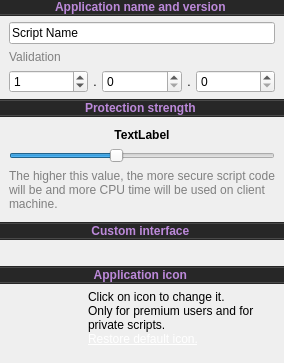
       <widget class="QWidget" name="widget_18" native="true">
        <layout class="QVBoxLayout" name="verticalLayout_8">
         <property name="leftMargin">
          <number>0</number>
         </property>
         <property name="topMargin">
          <number>0</number>
         </property>
         <property name="rightMargin">
          <number>0</number>
         </property>
         <property name="bottomMargin">
          <number>0</number>
         </property>
         <item>
          <widget class="QWidget" name="NameContainer" native="true">
           <property name="sizePolicy">
            <sizepolicy hsizetype="Preferred" vsizetype="Minimum">
             <horstretch>0</horstretch>
             <verstretch>0</verstretch>
            </sizepolicy>
           </property>
           <layout class="QVBoxLayout" name="verticalLayout_5">
            <property name="spacing">
             <number>0</number>
            </property>
            <property name="leftMargin">
             <number>0</number>
            </property>
            <property name="topMargin">
             <number>0</number>
            </property>
            <property name="rightMargin">
             <number>0</number>
            </property>
            <property name="bottomMargin">
             <number>0</number>
            </property>
            <item>
             <layout class="QHBoxLayout" name="horizontalLayout">
              <property name="topMargin">
               <number>0</number>
              </property>
              <item>
               <widget class="QLabel" name="NameLabel">
                <property name="sizePolicy">
                 <sizepolicy hsizetype="Preferred" vsizetype="Preferred">
                  <horstretch>0</horstretch>
                  <verstretch>0</verstretch>
                 </sizepolicy>
                </property>
                <property name="font">
                 <font>
                  <weight>75</weight>
                  <italic>false</italic>
                  <bold>true</bold>
                  <underline>false</underline>
                 </font>
                </property>
                <property name="toolTip">
                 <string>&lt;html&gt;&lt;head/&gt;&lt;body&gt;&lt;p style='width:500px'&gt;Name and version will be displayed in a window title inside compiled application or inside 'About' window if you are using custom interface. It is also used to identify your script on server.&lt;/p&gt;&lt;/body&gt;&lt;/html&gt;</string>
                </property>
                <property name="styleSheet">
                 <string notr="true">#NameLabel{background-color:#272727;color:#bc89da}</string>
                </property>
                <property name="text">
                 <string>&lt;html&gt;&lt;head/&gt;&lt;body&gt;&lt;p&gt;Application name and version &lt;img src=&quot;:/engine/images/info.png&quot;/&gt; &lt;/p&gt;&lt;/body&gt;&lt;/html&gt;</string>
                </property>
                <property name="alignment">
                 <set>Qt::AlignCenter</set>
                </property>
                <property name="margin">
                 <number>9</number>
                </property>
               </widget>
              </item>
             </layout>
            </item>
            <item>
             <widget class="QWidget" name="widget_3" native="true">
              <property name="minimumSize">
               <size>
                <width>0</width>
                <height>1</height>
               </size>
              </property>
              <property name="maximumSize">
               <size>
                <width>16777215</width>
                <height>1</height>
               </size>
              </property>
              <property name="styleSheet">
               <string notr="true">*{background-color:#494949}</string>
              </property>
             </widget>
            </item>
            <item>
             <widget class="QWidget" name="widget_16" native="true">
              <property name="minimumSize">
               <size>
                <width>0</width>
                <height>1</height>
               </size>
              </property>
              <property name="maximumSize">
               <size>
                <width>16777215</width>
                <height>1</height>
               </size>
              </property>
              <property name="styleSheet">
               <string notr="true">*{background-color:#262626}</string>
              </property>
             </widget>
            </item>
           </layout>
          </widget>
         </item>
         <item>
          <widget class="QWidget" name="widget_4" native="true">
           <layout class="QVBoxLayout" name="verticalLayout_6">
            <property name="spacing">
             <number>6</number>
            </property>
            <property name="topMargin">
             <number>0</number>
            </property>
            <property name="bottomMargin">
             <number>0</number>
            </property>
            <item>
             <widget class="QLineEdit" name="lineEdit">
              <property name="maximumSize">
               <size>
                <width>16777215</width>
                <height>16777215</height>
               </size>
              </property>
              <property name="styleSheet">
               <string notr="true"/>
              </property>
              <property name="text">
               <string notr="true">Script Name</string>
              </property>
             </widget>
            </item>
            <item>
             <widget class="QLabel" name="NameValidation">
              <property name="styleSheet">
               <string notr="true">*{color:gray}</string>
              </property>
              <property name="text">
               <string>Validation</string>
              </property>
              <property name="wordWrap">
               <bool>true</bool>
              </property>
             </widget>
            </item>
           </layout>
          </widget>
         </item>
         <item>
          <widget class="QWidget" name="widget" native="true">
           <layout class="QVBoxLayout" name="verticalLayout">
            <property name="spacing">
             <number>0</number>
            </property>
            <property name="topMargin">
             <number>0</number>
            </property>
            <property name="bottomMargin">
             <number>0</number>
            </property>
            <item>
             <layout class="QHBoxLayout" name="horizontalLayout_3">
              <property name="spacing">
               <number>5</number>
              </property>
              <item>
               <widget class="QSpinBox" name="spinBox">
                <property name="minimumSize">
                 <size>
                  <width>50</width>
                  <height>0</height>
                 </size>
                </property>
                <property name="maximum">
                 <number>99999999</number>
                </property>
                <property name="value">
                 <number>1</number>
                </property>
               </widget>
              </item>
              <item>
               <widget class="QLabel" name="label_4">
                <property name="sizePolicy">
                 <sizepolicy hsizetype="Maximum" vsizetype="Preferred">
                  <horstretch>0</horstretch>
                  <verstretch>0</verstretch>
                 </sizepolicy>
                </property>
                <property name="text">
                 <string>.</string>
                </property>
                <property name="alignment">
                 <set>Qt::AlignCenter</set>
                </property>
               </widget>
              </item>
              <item>
               <widget class="QSpinBox" name="spinBox_2">
                <property name="minimumSize">
                 <size>
                  <width>50</width>
                  <height>0</height>
                 </size>
                </property>
                <property name="maximum">
                 <number>999999999</number>
                </property>
               </widget>
              </item>
              <item>
               <widget class="QLabel" name="label_5">
                <property name="sizePolicy">
                 <sizepolicy hsizetype="Maximum" vsizetype="Preferred">
                  <horstretch>0</horstretch>
                  <verstretch>0</verstretch>
                 </sizepolicy>
                </property>
                <property name="text">
                 <string>.</string>
                </property>
                <property name="alignment">
                 <set>Qt::AlignCenter</set>
                </property>
               </widget>
              </item>
              <item>
               <widget class="QSpinBox" name="spinBox_3">
                <property name="minimumSize">
                 <size>
                  <width>50</width>
                  <height>0</height>
                 </size>
                </property>
                <property name="minimum">
                 <number>0</number>
                </property>
                <property name="maximum">
                 <number>999999999</number>
                </property>
                <property name="singleStep">
                 <number>1</number>
                </property>
                <property name="value">
                 <number>0</number>
                </property>
               </widget>
              </item>
             </layout>
            </item>
           </layout>
          </widget>
         </item>
         <item>
          <widget class="QWidget" name="NameContainer_4" native="true">
           <property name="sizePolicy">
            <sizepolicy hsizetype="Preferred" vsizetype="Minimum">
             <horstretch>0</horstretch>
             <verstretch>0</verstretch>
            </sizepolicy>
           </property>
           <layout class="QVBoxLayout" name="verticalLayout_20">
            <property name="spacing">
             <number>0</number>
            </property>
            <property name="leftMargin">
             <number>0</number>
            </property>
            <property name="topMargin">
             <number>0</number>
            </property>
            <property name="rightMargin">
             <number>0</number>
            </property>
            <property name="bottomMargin">
             <number>0</number>
            </property>
            <item>
             <widget class="QWidget" name="widget_32" native="true">
              <property name="minimumSize">
               <size>
                <width>0</width>
                <height>1</height>
               </size>
              </property>
              <property name="maximumSize">
               <size>
                <width>16777215</width>
                <height>1</height>
               </size>
              </property>
              <property name="styleSheet">
               <string notr="true">*{background-color:#262626}</string>
              </property>
             </widget>
            </item>
            <item>
             <widget class="QWidget" name="widget_33" native="true">
              <property name="minimumSize">
               <size>
                <width>0</width>
                <height>1</height>
               </size>
              </property>
              <property name="maximumSize">
               <size>
                <width>16777215</width>
                <height>1</height>
               </size>
              </property>
              <property name="styleSheet">
               <string notr="true">*{background-color:#494949}</string>
              </property>
             </widget>
            </item>
            <item>
             <layout class="QHBoxLayout" name="horizontalLayout_14">
              <property name="topMargin">
               <number>0</number>
              </property>
              <item>
               <widget class="QLabel" name="ScriptProtectionLabel">
                <property name="sizePolicy">
                 <sizepolicy hsizetype="Preferred" vsizetype="Preferred">
                  <horstretch>0</horstretch>
                  <verstretch>0</verstretch>
                 </sizepolicy>
                </property>
                <property name="font">
                 <font>
                  <weight>75</weight>
                  <italic>false</italic>
                  <bold>true</bold>
                  <underline>false</underline>
                 </font>
                </property>
                <property name="toolTip">
                 <string>&lt;html&gt;&lt;head/&gt;&lt;body&gt;&lt;p style='width:500px'&gt;BAS encrypts and decrypts script dynamically on user machine. Only those parts of the project, which are currently being executed stays unencrypted. This parameter sets how frequently protection will encrypt and decrypt code and thus how many CPU time will be used.&lt;/p&gt;&lt;/body&gt;&lt;/html&gt;
</string>
                </property>
                <property name="styleSheet">
                 <string notr="true">#ScriptProtectionLabel{background-color:#272727;color:#bc89da}</string>
                </property>
                <property name="text">
                 <string>&lt;html&gt;&lt;head/&gt;&lt;body&gt;&lt;p&gt;Protection strength &lt;img src=&quot;:/engine/images/info.png&quot;/&gt; &lt;/p&gt;&lt;/body&gt;&lt;/html&gt;</string>
                </property>
                <property name="alignment">
                 <set>Qt::AlignCenter</set>
                </property>
                <property name="margin">
                 <number>9</number>
                </property>
               </widget>
              </item>
             </layout>
            </item>
            <item>
             <widget class="QWidget" name="widget_34" native="true">
              <property name="minimumSize">
               <size>
                <width>0</width>
                <height>1</height>
               </size>
              </property>
              <property name="maximumSize">
               <size>
                <width>16777215</width>
                <height>1</height>
               </size>
              </property>
              <property name="styleSheet">
               <string notr="true">*{background-color:#494949}</string>
              </property>
             </widget>
            </item>
            <item>
             <widget class="QWidget" name="widget_35" native="true">
              <property name="minimumSize">
               <size>
                <width>0</width>
                <height>1</height>
               </size>
              </property>
              <property name="maximumSize">
               <size>
                <width>16777215</width>
                <height>1</height>
               </size>
              </property>
              <property name="styleSheet">
               <string notr="true">*{background-color:#262626}</string>
              </property>
             </widget>
            </item>
           </layout>
          </widget>
         </item>
         <item>
          <widget class="QWidget" name="widget_9" native="true">
           <layout class="QVBoxLayout" name="verticalLayout_11">
            <property name="topMargin">
             <number>5</number>
            </property>
            <property name="bottomMargin">
             <number>5</number>
            </property>
            <item>
             <widget class="QLabel" name="ProtectionStrengthLabel">
              <property name="font">
               <font>
                <weight>75</weight>
                <bold>true</bold>
               </font>
              </property>
              <property name="text">
               <string>TextLabel</string>
              </property>
              <property name="alignment">
               <set>Qt::AlignCenter</set>
              </property>
             </widget>
            </item>
            <item>
             <widget class="QSlider" name="ProtectionStrengthSlider">
              <property name="maximum">
               <number>10</number>
              </property>
              <property name="pageStep">
               <number>1</number>
              </property>
              <property name="value">
               <number>4</number>
              </property>
              <property name="orientation">
               <enum>Qt::Horizontal</enum>
              </property>
             </widget>
            </item>
            <item>
             <widget class="QLabel" name="label_13">
              <property name="styleSheet">
               <string notr="true">*{color:gray}</string>
              </property>
              <property name="text">
               <string>The higher this value, the more secure script code will be and more CPU time will be used on client machine.</string>
              </property>
              <property name="wordWrap">
               <bool>true</bool>
              </property>
             </widget>
            </item>
           </layout>
          </widget>
         </item>
         <item>
          <widget class="QWidget" name="NameContainer_117" native="true">
           <property name="sizePolicy">
            <sizepolicy hsizetype="Preferred" vsizetype="Minimum">
             <horstretch>0</horstretch>
             <verstretch>0</verstretch>
            </sizepolicy>
           </property>
           <layout class="QVBoxLayout" name="verticalLayout_120">
            <property name="spacing">
             <number>0</number>
            </property>
            <property name="leftMargin">
             <number>0</number>
            </property>
            <property name="topMargin">
             <number>0</number>
            </property>
            <property name="rightMargin">
             <number>0</number>
            </property>
            <property name="bottomMargin">
             <number>0</number>
            </property>
            <item>
             <widget class="QWidget" name="widget_132" native="true">
              <property name="minimumSize">
               <size>
                <width>0</width>
                <height>1</height>
               </size>
              </property>
              <property name="maximumSize">
               <size>
                <width>16777215</width>
                <height>1</height>
               </size>
              </property>
              <property name="styleSheet">
               <string notr="true">*{background-color:#262626}</string>
              </property>
             </widget>
            </item>
            <item>
             <widget class="QWidget" name="widget_133" native="true">
              <property name="minimumSize">
               <size>
                <width>0</width>
                <height>1</height>
               </size>
              </property>
              <property name="maximumSize">
               <size>
                <width>16777215</width>
                <height>1</height>
               </size>
              </property>
              <property name="styleSheet">
               <string notr="true">*{background-color:#494949}</string>
              </property>
             </widget>
            </item>
            <item>
             <layout class="QHBoxLayout" name="horizontalLayout_114">
              <property name="topMargin">
               <number>0</number>
              </property>
              <item>
               <widget class="QLabel" name="CustomInterfaceLabel">
                <property name="sizePolicy">
                 <sizepolicy hsizetype="Preferred" vsizetype="Preferred">
                  <horstretch>0</horstretch>
                  <verstretch>0</verstretch>
                 </sizepolicy>
                </property>
                <property name="font">
                 <font>
                  <weight>75</weight>
                  <italic>false</italic>
                  <bold>true</bold>
                  <underline>false</underline>
                 </font>
                </property>
                <property name="toolTip">
                 <string>&lt;html&gt;&lt;head/&gt;&lt;body&gt;&lt;p style='width:500px'&gt;By default BAS generates user interface automatically. Custom interface function helps you to change every part of compiled application: every button, every label, colors, styles, animations, backgrounds and so on can be changed.&lt;/p&gt;&lt;/body&gt;&lt;/html&gt;
</string>
                </property>
                <property name="styleSheet">
                 <string notr="true">#CustomInterfaceLabel{background-color:#272727;color:#bc89da}</string>
                </property>
                <property name="text">
                 <string>&lt;html&gt;&lt;head/&gt;&lt;body&gt;&lt;p&gt;Custom interface &lt;img src=&quot;:/engine/images/info.png&quot;/&gt; &lt;/p&gt;&lt;/body&gt;&lt;/html&gt;</string>
                </property>
                <property name="alignment">
                 <set>Qt::AlignCenter</set>
                </property>
                <property name="margin">
                 <number>9</number>
                </property>
               </widget>
              </item>
             </layout>
            </item>
            <item>
             <widget class="QWidget" name="widget_134" native="true">
              <property name="minimumSize">
               <size>
                <width>0</width>
                <height>1</height>
               </size>
              </property>
              <property name="maximumSize">
               <size>
                <width>16777215</width>
                <height>1</height>
               </size>
              </property>
              <property name="styleSheet">
               <string notr="true">*{background-color:#494949}</string>
              </property>
             </widget>
            </item>
            <item>
             <widget class="QWidget" name="widget_135" native="true">
              <property name="minimumSize">
               <size>
                <width>0</width>
                <height>1</height>
               </size>
              </property>
              <property name="maximumSize">
               <size>
                <width>16777215</width>
                <height>1</height>
               </size>
              </property>
              <property name="styleSheet">
               <string notr="true">*{background-color:#262626}</string>
              </property>
             </widget>
            </item>
           </layout>
          </widget>
         </item>
         <item>
          <widget class="QWidget" name="widget_119" native="true">
           <layout class="QVBoxLayout" name="verticalLayout_111">
            <property name="topMargin">
             <number>0</number>
            </property>
            <property name="bottomMargin">
             <number>0</number>
            </property>
            <item>
             <widget class="QLabel" name="UesrInterface">
              <property name="text">
               <string/>
              </property>
              <property name="wordWrap">
               <bool>true</bool>
              </property>
              <property name="margin">
               <number>5</number>
              </property>
             </widget>
            </item>
           </layout>
          </widget>
         </item>
         <item>
          <widget class="QWidget" name="NameContainer_5" native="true">
           <property name="sizePolicy">
            <sizepolicy hsizetype="Preferred" vsizetype="Minimum">
             <horstretch>0</horstretch>
             <verstretch>0</verstretch>
            </sizepolicy>
           </property>
           <layout class="QVBoxLayout" name="verticalLayout_21">
            <property name="spacing">
             <number>0</number>
            </property>
            <property name="leftMargin">
             <number>0</number>
            </property>
            <property name="topMargin">
             <number>0</number>
            </property>
            <property name="rightMargin">
             <number>0</number>
            </property>
            <property name="bottomMargin">
             <number>0</number>
            </property>
            <item>
             <widget class="QWidget" name="widget_36" native="true">
              <property name="minimumSize">
               <size>
                <width>0</width>
                <height>1</height>
               </size>
              </property>
              <property name="maximumSize">
               <size>
                <width>16777215</width>
                <height>1</height>
               </size>
              </property>
              <property name="styleSheet">
               <string notr="true">*{background-color:#262626}</string>
              </property>
             </widget>
            </item>
            <item>
             <widget class="QWidget" name="widget_37" native="true">
              <property name="minimumSize">
               <size>
                <width>0</width>
                <height>1</height>
               </size>
              </property>
              <property name="maximumSize">
               <size>
                <width>16777215</width>
                <height>1</height>
               </size>
              </property>
              <property name="styleSheet">
               <string notr="true">*{background-color:#494949}</string>
              </property>
             </widget>
            </item>
            <item>
             <layout class="QHBoxLayout" name="horizontalLayout_15">
              <property name="topMargin">
               <number>0</number>
              </property>
              <item>
               <widget class="QLabel" name="CustomIconLabel">
                <property name="sizePolicy">
                 <sizepolicy hsizetype="Preferred" vsizetype="Preferred">
                  <horstretch>0</horstretch>
                  <verstretch>0</verstretch>
                 </sizepolicy>
                </property>
                <property name="font">
                 <font>
                  <weight>75</weight>
                  <italic>false</italic>
                  <bold>true</bold>
                  <underline>false</underline>
                 </font>
                </property>
                <property name="toolTip">
                 <string>&lt;html&gt;&lt;head/&gt;&lt;body&gt;&lt;p style='width:500px'&gt;Icon of compiled application can be changed as well&lt;/p&gt;&lt;/body&gt;&lt;/html&gt;
</string>
                </property>
                <property name="styleSheet">
                 <string notr="true">#CustomIconLabel{background-color:#272727;color:#bc89da}</string>
                </property>
                <property name="text">
                 <string>&lt;html&gt;&lt;head/&gt;&lt;body&gt;&lt;p&gt;Application icon &lt;img src=&quot;:/engine/images/info.png&quot;/&gt; &lt;/p&gt;&lt;/body&gt;&lt;/html&gt;</string>
                </property>
                <property name="alignment">
                 <set>Qt::AlignCenter</set>
                </property>
                <property name="margin">
                 <number>9</number>
                </property>
               </widget>
              </item>
             </layout>
            </item>
            <item>
             <widget class="QWidget" name="widget_38" native="true">
              <property name="minimumSize">
               <size>
                <width>0</width>
                <height>1</height>
               </size>
              </property>
              <property name="maximumSize">
               <size>
                <width>16777215</width>
                <height>1</height>
               </size>
              </property>
              <property name="styleSheet">
               <string notr="true">*{background-color:#494949}</string>
              </property>
             </widget>
            </item>
            <item>
             <widget class="QWidget" name="widget_39" native="true">
              <property name="minimumSize">
               <size>
                <width>0</width>
                <height>1</height>
               </size>
              </property>
              <property name="maximumSize">
               <size>
                <width>16777215</width>
                <height>1</height>
               </size>
              </property>
              <property name="styleSheet">
               <string notr="true">*{background-color:#262626}</string>
              </property>
             </widget>
            </item>
           </layout>
          </widget>
         </item>
         <item>
          <layout class="QHBoxLayout" name="horizontalLayout_2">
           <property name="spacing">
            <number>15</number>
           </property>
           <property name="leftMargin">
            <number>9</number>
           </property>
           <property name="topMargin">
            <number>0</number>
           </property>
           <property name="rightMargin">
            <number>9</number>
           </property>
           <property name="bottomMargin">
            <number>9</number>
           </property>
           <item>
            <widget class="QPushButton" name="ApplicationIcon">
             <property name="minimumSize">
              <size>
               <width>64</width>
               <height>64</height>
              </size>
             </property>
             <property name="maximumSize">
              <size>
               <width>64</width>
               <height>64</height>
              </size>
             </property>
             <property name="text">
              <string/>
             </property>
             <property name="iconSize">
              <size>
               <width>64</width>
               <height>64</height>
              </size>
             </property>
             <property name="flat">
              <bool>true</bool>
             </property>
            </widget>
           </item>
           <item>
            <widget class="QLabel" name="label_10">
             <property name="lineWidth">
              <number>6</number>
             </property>
             <property name="text">
              <string>&lt;html&gt;&lt;head/&gt;&lt;body&gt;&lt;div&gt;Click on icon to change it.&lt;/div&gt;&lt;div&gt;Only for premium users and for private scripts. &lt;/div&gt;&lt;div&gt;&lt;a href=&quot;restore://defaults&quot;&gt;&lt;span style=&quot; text-decoration: underline; color:#ffffff;&quot;&gt;Restore default icon.&lt;/span&gt;&lt;/a&gt;&lt;/div&gt;&lt;/body&gt;&lt;/html&gt;</string>
             </property>
             <property name="alignment">
              <set>Qt::AlignLeading|Qt::AlignLeft|Qt::AlignTop</set>
             </property>
             <property name="wordWrap">
              <bool>true</bool>
             </property>
             <property name="margin">
              <number>5</number>
             </property>
            </widget>
           </item>
          </layout>
         </item>
         <item>
          <spacer name="verticalSpacer">
           <property name="orientation">
            <enum>Qt::Vertical</enum>
           </property>
           <property name="sizeHint" stdset="0">
            <size>
             <width>20</width>
             <height>0</height>
            </size>
           </property>
          </spacer>
         </item>
        </layout>
       </widget>
